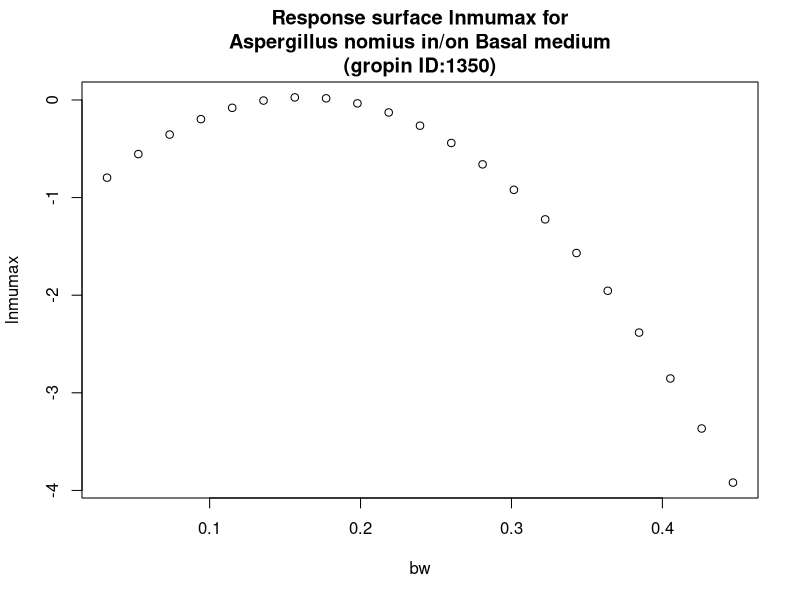

Source code (R):
#############################
# start of Parameter script
#############################
bw <- seq(0.032032,0.446753246753247,length.out=21)
#############################
# end of Parameter script
#############################
############################# 
# start of Model script Gropin ID 1350 
#############################
 
# constant coefficients for this model
 
variables <- data.frame(bw)
argumentsPar <- expand.grid(variables)
 
# heart of the model
response_surface <- function(bw) {
   mumax <-(-1.2520+15.790*bw-48.71*bw^2)

return(mumax=mumax)
} 

# output parameters
responseSurface <- cbind(argumentsPar,response_surface(argumentsPar['bw']))
colnames(responseSurface) <- c(colnames(argumentsPar),'lnmumax')
#############################
# End of Model script
#############################
############################# 
# start of Visualisation script Gropin ID 1350 
#############################
plot(bw,responseSurface$'lnmumax',xlab='bw',
                          ylab='lnmumax',main='Response surface lnmumax for
Aspergillus nomius in/on Basal medium
(gropin ID:1350)')
#############################
# End of Visualisation script
#############################
